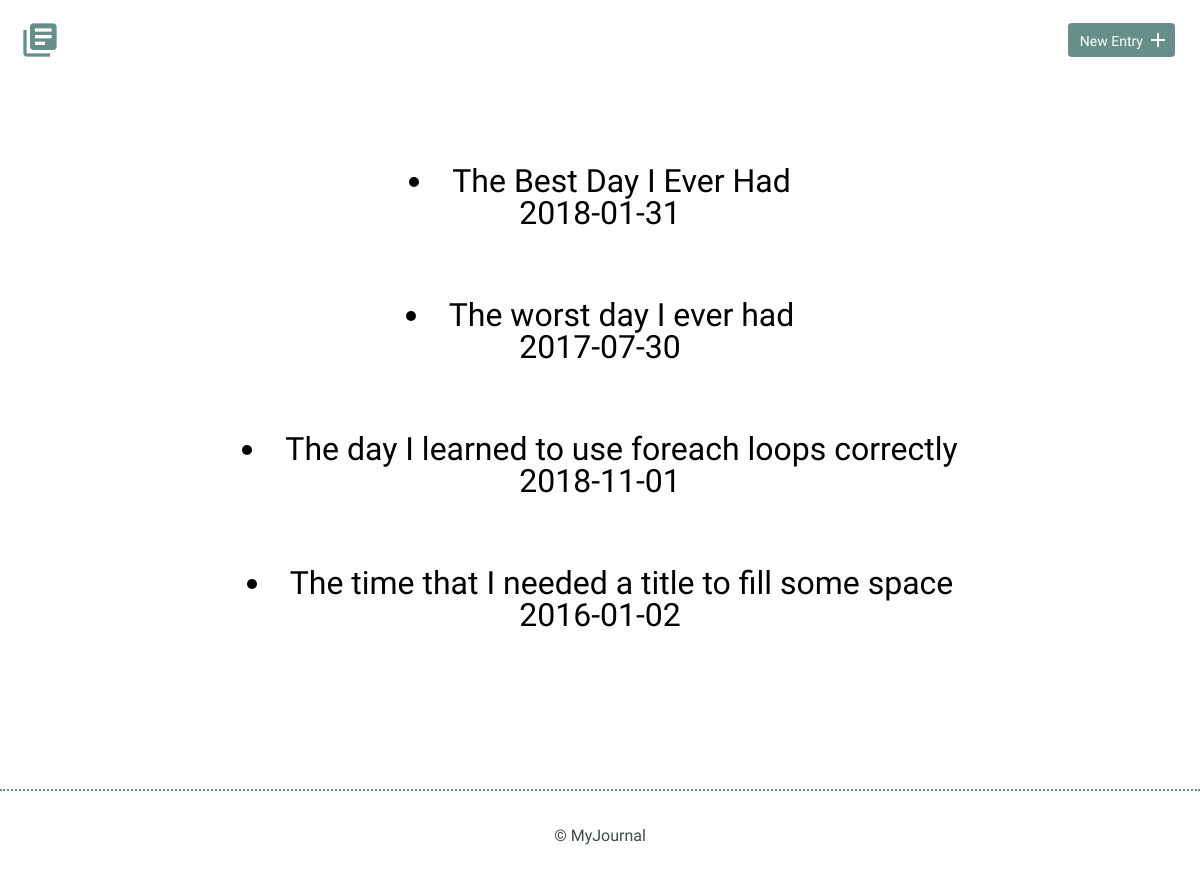
The page / on the database its author committed.
### tables this page shows
CREATE TABLE "entries" (
	`id`	INTEGER,
	`title`	TEXT,
	`date`	TEXT,
	`time_spent`	INTEGER,
	`learned`	BLOB,
	`resources`	BLOB,
	PRIMARY KEY(`id`)
);

### index.php (the view, shortened to what this page needs)
<?php
function get_journal_entries() {
    include('dbconnect.php');
     try {
     return $db->query('SELECT * FROM entries');
     } catch (Exception $e) {
       echo "Error!:" . $e->getMessage() . "</br>";
       return array();
     }
   }
?>
<!DOCTYPE html>
<html>
    <head>
        <link rel="stylesheet" href="css/normalize.css">
        <link rel="stylesheet" href="css/site.css">
    </head>
    <body>
        <header>
            <div class="container">
                <div class="site-header">
                    <a class="logo" href="index.php"><i class="material-icons">library_books</i></a>
                    <a class="button icon-right" href="new.php"><span>New Entry</span> <i class="material-icons">add</i></a>
                </div>
            </div>
        </header>
        <section>
            <div class="container">
                <div class="entry-list">
                <?php
                foreach(get_journal_entries() as $entry) {
                    echo "<article>";
                    echo "<h2>";
                    echo "<li><a href='detail.php?id=" .$entry['id'] . "'>" .
                    $entry['title'] . "</a></li>";
                    echo "<time>";
                    echo $entry['date'];
                    echo "</time>";
                    echo "</h2>";
                    echo "</article>";
                }
                ?>
                </div>
            </div>
        </section>
        <footer>
            <div>
                &copy; MyJournal
            </div>
        </footer>
    </body>
</html>

### css/site.css (style rules this page uses)
body { font-size: 16px; color: #404a49; font-family: 'Cousine', serif; font-weight: 400; }
.container { margin: 0 auto; padding: 0 25px; }
header .site-header { margin: 0 auto; height: 95px; }
header .logo i { color: #678f89; margin: 20px 0 0 -5px; float: left; font-size: 40px; }
header .button { float: right; margin: 33px 0 0 0; }
footer { text-align: center; padding: 35px 0; border-top: 2px dotted #678f89; }
.button { padding: 8px 10px 6px 10px; background: #678f89; border: 2px solid #678f89; border-radius: 4px; text-decoration: none; color: #FFF; position: relative; text-align: center; font-size: 14px; }
.button.icon-right { padding-right: 30px; top: -10px; }
.button.icon-right i { position: absolute; top: 3px; right: 3px; }
h1, h2, h3 { margin: 0; font-weight: 400; line-height: 1em; color: #000; }
h2 { font-size: 32px; }
h2 a { text-decoration: none; color: #000; }
.entry-list, .edit-entry, .new-entry { max-width: 800px; margin: 0 auto; padding: 70px 0 150px 0; }
.entry-list article { margin-bottom: 70px; text-align: center; }
.entry-list article:last-child { margin-bottom: 0; }
.entry-list article h2 { margin-bottom: 8px; }

### rows shown on the page
entries: title "The Best Day I Ever Had", date "2018-01-31"
entries: title "The worst day I ever had", date "2017-07-30"
entries: title "The day I learned to use foreach loops correctly", date "2018-11-01"
entries: title "The time that I needed a title to fill some space", date "2016-01-02"
